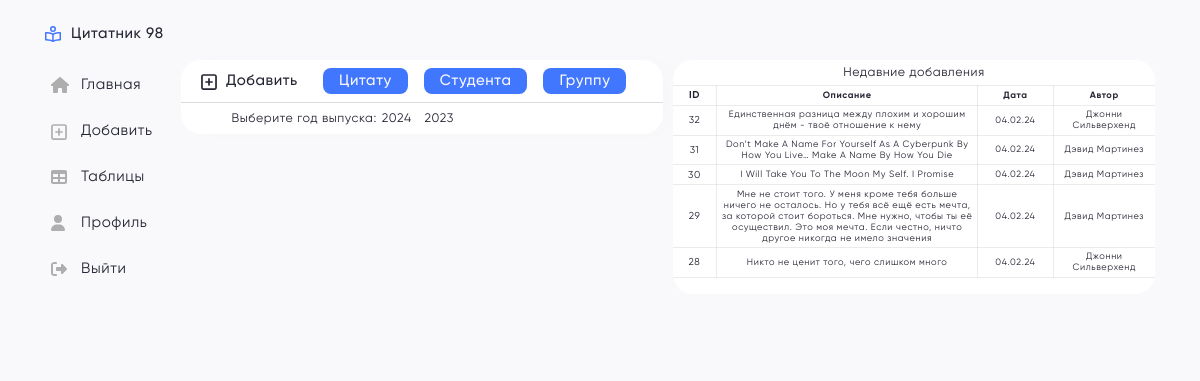
/create.php?act=post (signed in), run on an earlier commit of the app's database.
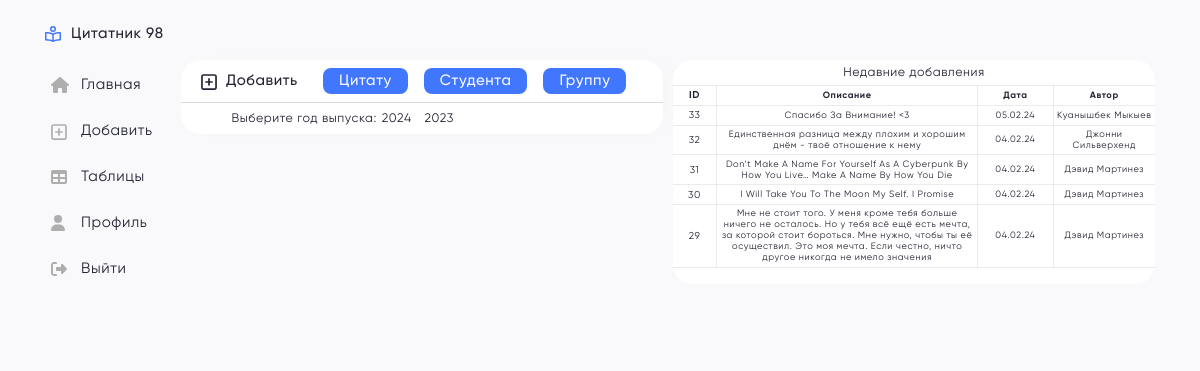
And on a later commit of the database.
### tables this page shows
CREATE TABLE IF NOT EXISTS `posts` (
  `id_post` int(11) NOT NULL AUTO_INCREMENT,
  `description` text NOT NULL,
  `time` timestamp NOT NULL DEFAULT CURRENT_TIMESTAMP,
  `status` enum('активен','скрыт') DEFAULT NULL,
  `id_user` int(11) NOT NULL,
  PRIMARY KEY (`id_post`),
  KEY `fk_posts_users` (`id_user`),
  CONSTRAINT `fk_posts_users` FOREIGN KEY (`id_user`) REFERENCES `users` (`id_user`)
);

CREATE TABLE IF NOT EXISTS `users` (
  `id_user` int(11) NOT NULL AUTO_INCREMENT,
  `name` varchar(40) NOT NULL,
  `surname` varchar(40) NOT NULL,
  `email` varchar(70) DEFAULT NULL,
  `password` varchar(255) DEFAULT NULL,
  `photo` varchar(255) DEFAULT 'default_ava.jpg',
  `id_group` int(11) NOT NULL,
  `id_role` int(11) DEFAULT NULL,
  PRIMARY KEY (`id_user`) USING BTREE,
  UNIQUE KEY `unique_email` (`email`),
  KEY `fk_users_groups` (`id_group`) USING BTREE,
  KEY `fk_users_roles` (`id_role`),
  CONSTRAINT `fk_users_groups` FOREIGN KEY (`id_group`) REFERENCES `groups` (`id_group`),
  CONSTRAINT `fk_users_roles` FOREIGN KEY (`id_role`) REFERENCES `roles` (`id_role`)
);

### includes/mini-table/posts.php (the view)
</div>
<div class="table-mini">
    <h3 class="table-mini_title">Недавние добавления</h3>
    <table class="table-mini_content">
        <thead class=" table_block">
            <tr class="table_row fz-10">
                <th class="table_cell id">ID</th>
                <th class="table_cell post-desc">Описание</th>
                <th class="table_cell created-at">Дата</th>
                <th class="table_cell author">Автор</th>
            </tr>
        </thead>
        <tbody class="table_block">
            <?php
            $select_posts = "SELECT posts.id_post, posts.description, DATE_FORMAT(posts.time, '%d.%m.%y') AS post_time, users.name, users.surname
            FROM posts JOIN users ON posts.id_user = users.id_user ORDER BY id_post DESC LIMIT 5;";
            if (mysqli_query($connection, $select_posts)) {
                $result_selected_posts = mysqli_query($connection, $select_posts);
                while ($row = mysqli_fetch_assoc($result_selected_posts)) {
            ?>
                    <tr class="table_row fz-10">
                        <td class="table_cell id"><?= $row['id_post'] ?></td>
                        <td class="table_cell"><?= $row['description'] ?></td>
                        <td class="table_cell"><?php echo substr($row['post_time'], 0, 10); ?></td>
                        <td class="table_cell"><?php echo $row['name'] . " "  . $row['surname'] ?></td>
                    </tr>
                <?php } ?>
            <?php } ?>
        </tbody>
    </table>
    <h3 class="table-mini_title bottom-border">Граница</h3>
</div>

### includes/create/post.php (shortened to what this page needs)
<form class="create" action="" method="post">
    <?php
    $sql_years = "SELECT DISTINCT `year_graduate` FROM `groups` WHERE `id_group` > 1";
    $result_sql_years = mysqli_query($connection, $sql_years);
    ?>
    <div class="create_row">
        <label class="row_label ">Выберите год выпуска:</label>
        <div class="row_list" name="users[group]" id="">
            <?php if (mysqli_num_rows($result_sql_years)) {
                while ($row = mysqli_fetch_assoc($result_sql_years)) {
                    $year_grad = $row["year_graduate"] ?>
                    <a href="?act=post&year=<?= $year_grad ?>"><?= $year_grad ?> </a>
                <?php } ?>
            <?php } ?>
        </div>
    </div>
</form>

What changed in the data, as far as the page shows it:
no longer on this page (row unchanged): posts: id_post "28", description "Никто не ценит того, чего слишком много", post_time "04.02.24", id_user.name "Джонни", id_user.surname "Сильверхенд"
added posts: id_post "33", description "Спасибо За Внимание! <3", post_time "05.02.24", id_user.name "Куанышбек", id_user.surname "Мыкыев"
